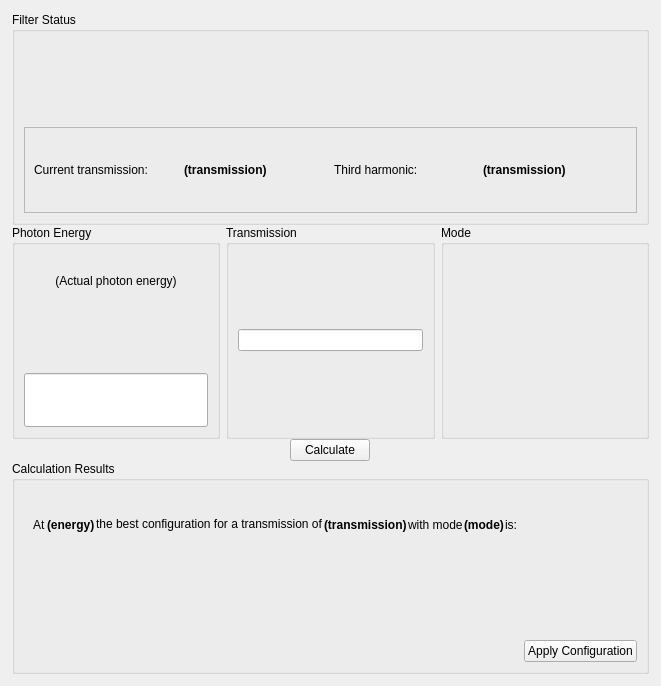
<?xml version="1.0" encoding="UTF-8"?>
<ui version="4.0">
 <class>AttenuatorCalculator</class>
 <widget class="QWidget" name="AttenuatorCalculator">
  <property name="geometry">
   <rect>
    <x>0</x>
    <y>0</y>
    <width>661</width>
    <height>686</height>
   </rect>
  </property>
  <property name="windowTitle">
   <string>Form</string>
  </property>
  <layout class="QVBoxLayout" name="verticalLayout_7" stretch="0,1,1,1,1">
   <property name="spacing">
    <number>0</number>
   </property>
   <property name="leftMargin">
    <number>12</number>
   </property>
   <property name="topMargin">
    <number>12</number>
   </property>
   <property name="rightMargin">
    <number>12</number>
   </property>
   <property name="bottomMargin">
    <number>12</number>
   </property>
   <item>
    <widget class="TyphosDisplayTitle" name="TyphosDisplayTitle">
     <property name="toolTip">
      <string/>
     </property>
    </widget>
   </item>
   <item>
    <widget class="QGroupBox" name="groupBox_2">
     <property name="title">
      <string>Filter Status</string>
     </property>
     <layout class="QVBoxLayout" name="verticalLayout_6">
      <property name="spacing">
       <number>0</number>
      </property>
      <item>
       <widget class="PyDMFrame" name="ActiveConfigFrame">
        <property name="sizePolicy">
         <sizepolicy hsizetype="Preferred" vsizetype="Preferred">
          <horstretch>0</horstretch>
          <verstretch>0</verstretch>
         </sizepolicy>
        </property>
        <property name="maximumSize">
         <size>
          <width>16777215</width>
          <height>16777215</height>
         </size>
        </property>
        <property name="toolTip">
         <string/>
        </property>
        <layout class="QVBoxLayout" name="verticalLayout" stretch="0,0">
         <property name="spacing">
          <number>0</number>
         </property>
         <property name="sizeConstraint">
          <enum>QLayout::SetDefaultConstraint</enum>
         </property>
         <property name="leftMargin">
          <number>0</number>
         </property>
         <property name="topMargin">
          <number>0</number>
         </property>
         <property name="rightMargin">
          <number>0</number>
         </property>
         <property name="bottomMargin">
          <number>0</number>
         </property>
         <item>
          <widget class="PyDMByteIndicator" name="BladeMoving">
           <property name="sizePolicy">
            <sizepolicy hsizetype="Preferred" vsizetype="Preferred">
             <horstretch>0</horstretch>
             <verstretch>0</verstretch>
            </sizepolicy>
           </property>
           <property name="maximumSize">
            <size>
             <width>16777215</width>
             <height>16777215</height>
            </size>
           </property>
           <property name="toolTip">
            <string>Is the filter moving?</string>
           </property>
           <property name="channel" stdset="0">
            <string>${PREFIX}:SYS:FiltersMovingBitmask_RBV</string>
           </property>
           <property name="onColor" stdset="0">
            <color>
             <red>255</red>
             <green>208</green>
             <blue>10</blue>
            </color>
           </property>
           <property name="offColor" stdset="0">
            <color alpha="0">
             <red>100</red>
             <green>100</green>
             <blue>100</blue>
            </color>
           </property>
           <property name="orientation" stdset="0">
            <enum>Qt::Horizontal</enum>
           </property>
           <property name="showLabels" stdset="0">
            <bool>false</bool>
           </property>
           <property name="bigEndian" stdset="0">
            <bool>true</bool>
           </property>
           <property name="labelPosition" stdset="0">
            <enum>QTabWidget::South</enum>
           </property>
           <property name="numBits" stdset="0">
            <number>18</number>
           </property>
           <property name="labels" stdset="0">
            <stringlist>
             <string>19</string>
             <string>18</string>
             <string>17</string>
             <string>16</string>
             <string>15</string>
             <string>14</string>
             <string>13</string>
             <string>12</string>
             <string>11</string>
             <string>10</string>
             <string>09</string>
             <string>08</string>
             <string>07</string>
             <string>06</string>
             <string>05</string>
             <string>04</string>
             <string>03</string>
             <string>02</string>
            </stringlist>
           </property>
          </widget>
         </item>
         <item>
          <widget class="PyDMByteIndicator" name="ActiveConfig">
           <property name="sizePolicy">
            <sizepolicy hsizetype="Preferred" vsizetype="Preferred">
             <horstretch>0</horstretch>
             <verstretch>0</verstretch>
            </sizepolicy>
           </property>
           <property name="minimumSize">
            <size>
             <width>0</width>
             <height>60</height>
            </size>
           </property>
           <property name="maximumSize">
            <size>
             <width>16777215</width>
             <height>16777215</height>
            </size>
           </property>
           <property name="toolTip">
            <string/>
           </property>
           <property name="channel" stdset="0">
            <string>${PREFIX}:SYS:ActiveConfigurationBitmask_RBV</string>
           </property>
           <property name="orientation" stdset="0">
            <enum>Qt::Horizontal</enum>
           </property>
           <property name="bigEndian" stdset="0">
            <bool>true</bool>
           </property>
           <property name="labelPosition" stdset="0">
            <enum>QTabWidget::South</enum>
           </property>
           <property name="numBits" stdset="0">
            <number>18</number>
           </property>
           <property name="labels" stdset="0">
            <stringlist>
             <string>19</string>
             <string>18</string>
             <string>17</string>
             <string>16</string>
             <string>15</string>
             <string>14</string>
             <string>13</string>
             <string>12</string>
             <string>11</string>
             <string>10</string>
             <string>09</string>
             <string>08</string>
             <string>07</string>
             <string>06</string>
             <string>05</string>
             <string>04</string>
             <string>03</string>
             <string>02</string>
            </stringlist>
           </property>
          </widget>
         </item>
        </layout>
       </widget>
      </item>
      <item>
       <widget class="QFrame" name="frame_3">
        <property name="frameShape">
         <enum>QFrame::StyledPanel</enum>
        </property>
        <property name="frameShadow">
         <enum>QFrame::Raised</enum>
        </property>
        <layout class="QHBoxLayout" name="horizontalLayout_3">
         <item>
          <widget class="QLabel" name="label_5">
           <property name="text">
            <string>Current transmission:</string>
           </property>
          </widget>
         </item>
         <item>
          <widget class="PyDMLabel" name="ActualEnergy_5">
           <property name="font">
            <font>
             <weight>75</weight>
             <bold>true</bold>
            </font>
           </property>
           <property name="toolTip">
            <string/>
           </property>
           <property name="text">
            <string>(transmission)</string>
           </property>
           <property name="alignment">
            <set>Qt::AlignLeading|Qt::AlignLeft|Qt::AlignVCenter</set>
           </property>
           <property name="showUnits" stdset="0">
            <bool>true</bool>
           </property>
           <property name="channel" stdset="0">
            <string>${PREFIX}:SYS:ActualTransmission_RBV </string>
           </property>
           <property name="displayFormat" stdset="0">
            <enum>PyDMLabel::Exponential</enum>
           </property>
          </widget>
         </item>
         <item>
          <widget class="QLabel" name="label_6">
           <property name="text">
            <string>Third harmonic:</string>
           </property>
          </widget>
         </item>
         <item>
          <widget class="PyDMLabel" name="ActualEnergy_6">
           <property name="font">
            <font>
             <weight>75</weight>
             <bold>true</bold>
            </font>
           </property>
           <property name="toolTip">
            <string/>
           </property>
           <property name="text">
            <string>(transmission)</string>
           </property>
           <property name="alignment">
            <set>Qt::AlignLeading|Qt::AlignLeft|Qt::AlignVCenter</set>
           </property>
           <property name="showUnits" stdset="0">
            <bool>true</bool>
           </property>
           <property name="channel" stdset="0">
            <string>${PREFIX}:SYS:Actual3OmegaTransmission_RBV</string>
           </property>
           <property name="displayFormat" stdset="0">
            <enum>PyDMLabel::Exponential</enum>
           </property>
          </widget>
         </item>
        </layout>
       </widget>
      </item>
     </layout>
    </widget>
   </item>
   <item>
    <widget class="QFrame" name="frame_2">
     <property name="sizePolicy">
      <sizepolicy hsizetype="MinimumExpanding" vsizetype="Minimum">
       <horstretch>0</horstretch>
       <verstretch>0</verstretch>
      </sizepolicy>
     </property>
     <property name="minimumSize">
      <size>
       <width>0</width>
       <height>150</height>
      </size>
     </property>
     <property name="frameShape">
      <enum>QFrame::NoFrame</enum>
     </property>
     <property name="frameShadow">
      <enum>QFrame::Raised</enum>
     </property>
     <property name="lineWidth">
      <number>0</number>
     </property>
     <layout class="QHBoxLayout" name="horizontalLayout_2" stretch="1,1,1">
      <property name="leftMargin">
       <number>0</number>
      </property>
      <property name="topMargin">
       <number>0</number>
      </property>
      <property name="rightMargin">
       <number>0</number>
      </property>
      <property name="bottomMargin">
       <number>0</number>
      </property>
      <item>
       <widget class="QGroupBox" name="PhotonEnergyBox">
        <property name="title">
         <string>Photon Energy</string>
        </property>
        <layout class="QVBoxLayout" name="verticalLayout_2">
         <item>
          <widget class="PyDMLabel" name="ActualEnergy">
           <property name="sizePolicy">
            <sizepolicy hsizetype="Preferred" vsizetype="Preferred">
             <horstretch>0</horstretch>
             <verstretch>0</verstretch>
            </sizepolicy>
           </property>
           <property name="toolTip">
            <string/>
           </property>
           <property name="text">
            <string>(Actual photon energy)</string>
           </property>
           <property name="alignment">
            <set>Qt::AlignCenter</set>
           </property>
           <property name="showUnits" stdset="0">
            <bool>true</bool>
           </property>
           <property name="channel" stdset="0">
            <string>${PREFIX}:SYS:ActualPhotonEnergy_RBV </string>
           </property>
          </widget>
         </item>
         <item>
          <widget class="PyDMEnumButton" name="EnergyEnum">
           <property name="sizePolicy">
            <sizepolicy hsizetype="Preferred" vsizetype="Preferred">
             <horstretch>0</horstretch>
             <verstretch>0</verstretch>
            </sizepolicy>
           </property>
           <property name="toolTip">
            <string/>
           </property>
           <property name="channel" stdset="0">
            <string>${PREFIX}:SYS:EnergySource</string>
           </property>
           <property name="items" stdset="0">
            <stringlist/>
           </property>
          </widget>
         </item>
         <item>
          <widget class="PyDMLineEdit" name="CustomPhotonEnergy">
           <property name="sizePolicy">
            <sizepolicy hsizetype="Expanding" vsizetype="Preferred">
             <horstretch>0</horstretch>
             <verstretch>0</verstretch>
            </sizepolicy>
           </property>
           <property name="toolTip">
            <string/>
           </property>
           <property name="rules" stdset="0">
            <string>[{&quot;name&quot;: &quot;IfCustom&quot;, &quot;property&quot;: &quot;Visible&quot;, &quot;expression&quot;: &quot;ch[0] == 1&quot;, &quot;channels&quot;: [{&quot;channel&quot;: &quot;${PREFIX}:SYS:EnergySource&quot;, &quot;trigger&quot;: true}]}]</string>
           </property>
           <property name="precision" stdset="0">
            <number>0</number>
           </property>
           <property name="showUnits" stdset="0">
            <bool>true</bool>
           </property>
           <property name="channel" stdset="0">
            <string>${PREFIX}:SYS:CustomPhotonEnergy</string>
           </property>
          </widget>
         </item>
        </layout>
       </widget>
      </item>
      <item>
       <widget class="QGroupBox" name="TransmissionBox">
        <property name="title">
         <string>Transmission</string>
        </property>
        <layout class="QVBoxLayout" name="verticalLayout_3">
         <item>
          <widget class="PyDMLineEdit" name="DesiredTransmission">
           <property name="toolTip">
            <string/>
           </property>
           <property name="rules" stdset="0">
            <string>[]</string>
           </property>
           <property name="precision" stdset="0">
            <number>0</number>
           </property>
           <property name="showUnits" stdset="0">
            <bool>false</bool>
           </property>
           <property name="channel" stdset="0">
            <string>${PREFIX}:SYS:DesiredTransmission</string>
           </property>
           <property name="displayFormat" stdset="0">
            <enum>PyDMLineEdit::Exponential</enum>
           </property>
          </widget>
         </item>
        </layout>
       </widget>
      </item>
      <item>
       <widget class="QGroupBox" name="ModeBox">
        <property name="title">
         <string>Mode</string>
        </property>
        <property name="flat">
         <bool>false</bool>
        </property>
        <layout class="QVBoxLayout" name="verticalLayout_5">
         <item>
          <widget class="PyDMEnumButton" name="PyDMEnumButton_2">
           <property name="sizePolicy">
            <sizepolicy hsizetype="Preferred" vsizetype="Preferred">
             <horstretch>0</horstretch>
             <verstretch>0</verstretch>
            </sizepolicy>
           </property>
           <property name="toolTip">
            <string/>
           </property>
           <property name="channel" stdset="0">
            <string>${PREFIX}:SYS:CalcMode</string>
           </property>
           <property name="items" stdset="0">
            <stringlist/>
           </property>
          </widget>
         </item>
        </layout>
       </widget>
      </item>
     </layout>
    </widget>
   </item>
   <item alignment="Qt::AlignHCenter">
    <widget class="PyDMPushButton" name="CalculateButton">
     <property name="toolTip">
      <string/>
     </property>
     <property name="text">
      <string>Calculate</string>
     </property>
     <property name="autoDefault">
      <bool>true</bool>
     </property>
     <property name="default">
      <bool>false</bool>
     </property>
     <property name="channel" stdset="0">
      <string>${PREFIX}:SYS:Run</string>
     </property>
     <property name="pressValue" stdset="0">
      <string>1</string>
     </property>
    </widget>
   </item>
   <item>
    <widget class="QGroupBox" name="groupBox">
     <property name="title">
      <string>Calculation Results</string>
     </property>
     <layout class="QVBoxLayout" name="verticalLayout_4">
      <item>
       <widget class="QFrame" name="frame">
        <property name="sizePolicy">
         <sizepolicy hsizetype="Maximum" vsizetype="Preferred">
          <horstretch>0</horstretch>
          <verstretch>0</verstretch>
         </sizepolicy>
        </property>
        <property name="frameShape">
         <enum>QFrame::NoFrame</enum>
        </property>
        <property name="frameShadow">
         <enum>QFrame::Raised</enum>
        </property>
        <layout class="QHBoxLayout" name="horizontalLayout" stretch="0,1,2,1,0,0,0,0">
         <property name="spacing">
          <number>1</number>
         </property>
         <property name="sizeConstraint">
          <enum>QLayout::SetMinimumSize</enum>
         </property>
         <item>
          <widget class="QLabel" name="label">
           <property name="text">
            <string>At</string>
           </property>
          </widget>
         </item>
         <item>
          <widget class="PyDMLabel" name="ActualEnergy_2">
           <property name="font">
            <font>
             <weight>75</weight>
             <bold>true</bold>
            </font>
           </property>
           <property name="toolTip">
            <string/>
           </property>
           <property name="text">
            <string>(energy)</string>
           </property>
           <property name="alignment">
            <set>Qt::AlignLeading|Qt::AlignLeft|Qt::AlignVCenter</set>
           </property>
           <property name="showUnits" stdset="0">
            <bool>true</bool>
           </property>
           <property name="channel" stdset="0">
            <string>${PREFIX}:SYS:LastPhotonEnergy_RBV </string>
           </property>
          </widget>
         </item>
         <item alignment="Qt::AlignLeft">
          <widget class="QLabel" name="label_2">
           <property name="sizePolicy">
            <sizepolicy hsizetype="Fixed" vsizetype="Fixed">
             <horstretch>0</horstretch>
             <verstretch>0</verstretch>
            </sizepolicy>
           </property>
           <property name="text">
            <string>the best configuration for a transmission of</string>
           </property>
          </widget>
         </item>
         <item alignment="Qt::AlignLeft">
          <widget class="PyDMLabel" name="ActualEnergy_3">
           <property name="font">
            <font>
             <weight>75</weight>
             <bold>true</bold>
            </font>
           </property>
           <property name="toolTip">
            <string/>
           </property>
           <property name="text">
            <string>(transmission)</string>
           </property>
           <property name="alignment">
            <set>Qt::AlignLeading|Qt::AlignLeft|Qt::AlignVCenter</set>
           </property>
           <property name="showUnits" stdset="0">
            <bool>true</bool>
           </property>
           <property name="channel" stdset="0">
            <string>${PREFIX}:SYS:LastTransmission_RBV </string>
           </property>
           <property name="displayFormat" stdset="0">
            <enum>PyDMLabel::Exponential</enum>
           </property>
          </widget>
         </item>
         <item>
          <widget class="QLabel" name="label_3">
           <property name="text">
            <string>with mode</string>
           </property>
          </widget>
         </item>
         <item>
          <widget class="PyDMLabel" name="ActualEnergy_4">
           <property name="font">
            <font>
             <weight>75</weight>
             <bold>true</bold>
            </font>
           </property>
           <property name="toolTip">
            <string/>
           </property>
           <property name="text">
            <string>(mode)</string>
           </property>
           <property name="alignment">
            <set>Qt::AlignLeading|Qt::AlignLeft|Qt::AlignVCenter</set>
           </property>
           <property name="showUnits" stdset="0">
            <bool>true</bool>
           </property>
           <property name="alarmSensitiveBorder" stdset="0">
            <bool>false</bool>
           </property>
           <property name="channel" stdset="0">
            <string>${PREFIX}:SYS:LastCalcMode_RBV</string>
           </property>
          </widget>
         </item>
         <item>
          <widget class="QLabel" name="label_4">
           <property name="text">
            <string>is:</string>
           </property>
          </widget>
         </item>
         <item>
          <spacer name="horizontalSpacer">
           <property name="orientation">
            <enum>Qt::Horizontal</enum>
           </property>
           <property name="sizeHint" stdset="0">
            <size>
             <width>40</width>
             <height>20</height>
            </size>
           </property>
          </spacer>
         </item>
        </layout>
       </widget>
      </item>
      <item>
       <widget class="PyDMByteIndicator" name="ActiveConfig_2">
        <property name="sizePolicy">
         <sizepolicy hsizetype="Preferred" vsizetype="Preferred">
          <horstretch>0</horstretch>
          <verstretch>0</verstretch>
         </sizepolicy>
        </property>
        <property name="minimumSize">
         <size>
          <width>0</width>
          <height>60</height>
         </size>
        </property>
        <property name="maximumSize">
         <size>
          <width>16777215</width>
          <height>16777215</height>
         </size>
        </property>
        <property name="toolTip">
         <string/>
        </property>
        <property name="channel" stdset="0">
         <string>${PREFIX}:SYS:BestConfigurationBitmask_RBV</string>
        </property>
        <property name="orientation" stdset="0">
         <enum>Qt::Horizontal</enum>
        </property>
        <property name="bigEndian" stdset="0">
         <bool>true</bool>
        </property>
        <property name="labelPosition" stdset="0">
         <enum>QTabWidget::South</enum>
        </property>
        <property name="numBits" stdset="0">
         <number>18</number>
        </property>
        <property name="labels" stdset="0">
         <stringlist>
          <string>19</string>
          <string>18</string>
          <string>17</string>
          <string>16</string>
          <string>15</string>
          <string>14</string>
          <string>13</string>
          <string>12</string>
          <string>11</string>
          <string>10</string>
          <string>09</string>
          <string>08</string>
          <string>07</string>
          <string>06</string>
          <string>05</string>
          <string>04</string>
          <string>03</string>
          <string>02</string>
         </stringlist>
        </property>
       </widget>
      </item>
      <item alignment="Qt::AlignRight">
       <widget class="PyDMPushButton" name="CalculateButton_2">
        <property name="toolTip">
         <string/>
        </property>
        <property name="text">
         <string>Apply Configuration</string>
        </property>
        <property name="autoDefault">
         <bool>true</bool>
        </property>
        <property name="default">
         <bool>false</bool>
        </property>
        <property name="channel" stdset="0">
         <string>${PREFIX}:SYS:ApplyConfiguration</string>
        </property>
        <property name="showConfirmDialog" stdset="0">
         <bool>true</bool>
        </property>
        <property name="confirmMessage" stdset="0">
         <string>Move the filters?</string>
        </property>
        <property name="pressValue" stdset="0">
         <string>1</string>
        </property>
       </widget>
      </item>
     </layout>
    </widget>
   </item>
  </layout>
 </widget>
 <customwidgets>
  <customwidget>
   <class>TyphosDisplayTitle</class>
   <extends>QFrame</extends>
   <header>typhos.display</header>
  </customwidget>
  <customwidget>
   <class>PyDMLabel</class>
   <extends>QLabel</extends>
   <header>pydm.widgets.label</header>
  </customwidget>
  <customwidget>
   <class>PyDMByteIndicator</class>
   <extends>QWidget</extends>
   <header>pydm.widgets.byte</header>
  </customwidget>
  <customwidget>
   <class>PyDMEnumButton</class>
   <extends>QWidget</extends>
   <header>pydm.widgets.enum_button</header>
  </customwidget>
  <customwidget>
   <class>PyDMFrame</class>
   <extends>QFrame</extends>
   <header>pydm.widgets.frame</header>
   <container>1</container>
  </customwidget>
  <customwidget>
   <class>PyDMLineEdit</class>
   <extends>QLineEdit</extends>
   <header>pydm.widgets.line_edit</header>
  </customwidget>
  <customwidget>
   <class>PyDMPushButton</class>
   <extends>QPushButton</extends>
   <header>pydm.widgets.pushbutton</header>
  </customwidget>
 </customwidgets>
 <resources/>
 <connections/>
</ui>
